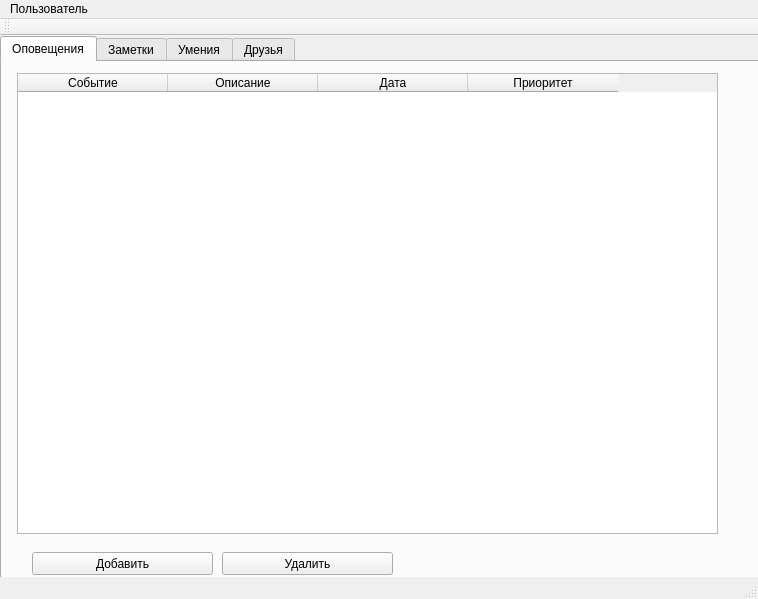
<?xml version="1.0" encoding="UTF-8"?>
<ui version="4.0">
 <class>MainWindow</class>
 <widget class="QMainWindow" name="MainWindow">
  <property name="geometry">
   <rect>
    <x>0</x>
    <y>0</y>
    <width>758</width>
    <height>599</height>
   </rect>
  </property>
  <property name="sizePolicy">
   <sizepolicy hsizetype="Fixed" vsizetype="Fixed">
    <horstretch>0</horstretch>
    <verstretch>0</verstretch>
   </sizepolicy>
  </property>
  <property name="minimumSize">
   <size>
    <width>758</width>
    <height>599</height>
   </size>
  </property>
  <property name="maximumSize">
   <size>
    <width>758</width>
    <height>599</height>
   </size>
  </property>
  <property name="windowTitle">
   <string>Помощник</string>
  </property>
  <property name="windowIcon">
   <iconset>
    <normaloff>../../../Temp/qwerty.png</normaloff>../../../Temp/qwerty.png</iconset>
  </property>
  <widget class="QWidget" name="centralWidget">
   <widget class="QTabWidget" name="MainTab">
    <property name="geometry">
     <rect>
      <x>0</x>
      <y>0</y>
      <width>761</width>
      <height>571</height>
     </rect>
    </property>
    <property name="sizePolicy">
     <sizepolicy hsizetype="Fixed" vsizetype="Fixed">
      <horstretch>0</horstretch>
      <verstretch>0</verstretch>
     </sizepolicy>
    </property>
    <property name="currentIndex">
     <number>0</number>
    </property>
    <widget class="QWidget" name="tab_1">
     <property name="toolTip">
      <string/>
     </property>
     <attribute name="title">
      <string>Оповещения</string>
     </attribute>
     <widget class="QTableWidget" name="EventsTable">
      <property name="geometry">
       <rect>
        <x>15</x>
        <y>11</y>
        <width>701</width>
        <height>461</height>
       </rect>
      </property>
      <attribute name="horizontalHeaderDefaultSectionSize">
       <number>150</number>
      </attribute>
      <column>
       <property name="text">
        <string>Событие</string>
       </property>
      </column>
      <column>
       <property name="text">
        <string>Описание</string>
       </property>
      </column>
      <column>
       <property name="text">
        <string>Дата</string>
       </property>
      </column>
      <column>
       <property name="text">
        <string>Приоритет</string>
       </property>
      </column>
     </widget>
     <widget class="QPushButton" name="AddEventButton">
      <property name="geometry">
       <rect>
        <x>30</x>
        <y>490</y>
        <width>181</width>
        <height>23</height>
       </rect>
      </property>
      <property name="text">
       <string>Добавить</string>
      </property>
      <property name="shortcut">
       <string>Ctrl+N</string>
      </property>
     </widget>
     <widget class="QPushButton" name="DelEventsButton">
      <property name="geometry">
       <rect>
        <x>220</x>
        <y>490</y>
        <width>171</width>
        <height>23</height>
       </rect>
      </property>
      <property name="text">
       <string>Удалить</string>
      </property>
      <property name="shortcut">
       <string>Del</string>
      </property>
     </widget>
    </widget>
    <widget class="QWidget" name="tab_2">
     <attribute name="title">
      <string>Заметки</string>
     </attribute>
     <widget class="QTextEdit" name="NotesTextField">
      <property name="geometry">
       <rect>
        <x>10</x>
        <y>10</y>
        <width>731</width>
        <height>511</height>
       </rect>
      </property>
     </widget>
    </widget>
    <widget class="QWidget" name="tab_3">
     <attribute name="title">
      <string>Умения</string>
     </attribute>
     <widget class="QListView" name="SkillsList">
      <property name="geometry">
       <rect>
        <x>450</x>
        <y>20</y>
        <width>281</width>
        <height>471</height>
       </rect>
      </property>
      <property name="sizePolicy">
       <sizepolicy hsizetype="Fixed" vsizetype="Fixed">
        <horstretch>0</horstretch>
        <verstretch>0</verstretch>
       </sizepolicy>
      </property>
     </widget>
     <widget class="QGroupBox" name="groupBox">
      <property name="geometry">
       <rect>
        <x>10</x>
        <y>20</y>
        <width>431</width>
        <height>431</height>
       </rect>
      </property>
      <property name="sizePolicy">
       <sizepolicy hsizetype="Fixed" vsizetype="Fixed">
        <horstretch>0</horstretch>
        <verstretch>0</verstretch>
       </sizepolicy>
      </property>
      <property name="title">
       <string>Детальная иформация</string>
      </property>
     </widget>
     <widget class="QPushButton" name="AddSkillButton">
      <property name="geometry">
       <rect>
        <x>10</x>
        <y>460</y>
        <width>211</width>
        <height>23</height>
       </rect>
      </property>
      <property name="text">
       <string>Добавить умение</string>
      </property>
     </widget>
     <widget class="QPushButton" name="DelSkillButton">
      <property name="geometry">
       <rect>
        <x>230</x>
        <y>460</y>
        <width>211</width>
        <height>23</height>
       </rect>
      </property>
      <property name="text">
       <string>Удалить умения</string>
      </property>
     </widget>
    </widget>
    <widget class="QWidget" name="tab_4">
     <attribute name="title">
      <string>Друзья</string>
     </attribute>
     <widget class="QTableWidget" name="FriendsTable">
      <property name="geometry">
       <rect>
        <x>10</x>
        <y>10</y>
        <width>731</width>
        <height>461</height>
       </rect>
      </property>
      <property name="minimumSize">
       <size>
        <width>731</width>
        <height>0</height>
       </size>
      </property>
      <attribute name="horizontalHeaderDefaultSectionSize">
       <number>150</number>
      </attribute>
      <column>
       <property name="text">
        <string>Имя</string>
       </property>
      </column>
      <column>
       <property name="text">
        <string>Статус</string>
       </property>
      </column>
      <column>
       <property name="text">
        <string>Описание</string>
       </property>
      </column>
      <column>
       <property name="text">
        <string>Дата последней встречи</string>
       </property>
      </column>
     </widget>
     <widget class="QPushButton" name="AddFriendButton">
      <property name="geometry">
       <rect>
        <x>20</x>
        <y>490</y>
        <width>181</width>
        <height>23</height>
       </rect>
      </property>
      <property name="text">
       <string>Добавить</string>
      </property>
      <property name="shortcut">
       <string>Ctrl+N</string>
      </property>
     </widget>
     <widget class="QPushButton" name="DelFriendsButton">
      <property name="geometry">
       <rect>
        <x>210</x>
        <y>490</y>
        <width>181</width>
        <height>23</height>
       </rect>
      </property>
      <property name="text">
       <string>Удалить</string>
      </property>
      <property name="shortcut">
       <string>Del</string>
      </property>
     </widget>
    </widget>
   </widget>
  </widget>
  <widget class="QMenuBar" name="menuBar">
   <property name="geometry">
    <rect>
     <x>0</x>
     <y>0</y>
     <width>758</width>
     <height>21</height>
    </rect>
   </property>
   <widget class="QMenu" name="menu">
    <property name="title">
     <string>Пользователь</string>
    </property>
    <addaction name="action_1"/>
    <addaction name="separator"/>
    <addaction name="action_2"/>
    <addaction name="separator"/>
    <addaction name="action_3"/>
   </widget>
   <addaction name="menu"/>
  </widget>
  <widget class="QToolBar" name="mainToolBar">
   <attribute name="toolBarArea">
    <enum>TopToolBarArea</enum>
   </attribute>
   <attribute name="toolBarBreak">
    <bool>false</bool>
   </attribute>
  </widget>
  <widget class="QStatusBar" name="statusBar"/>
  <action name="action_1">
   <property name="text">
    <string>Сменить пароль</string>
   </property>
  </action>
  <action name="action_2">
   <property name="text">
    <string>Сохранить</string>
   </property>
   <property name="shortcut">
    <string>Ctrl+S</string>
   </property>
  </action>
  <action name="action_3">
   <property name="text">
    <string>Выход</string>
   </property>
   <property name="shortcut">
    <string>Esc</string>
   </property>
  </action>
 </widget>
 <layoutdefault spacing="6" margin="11"/>
 <resources/>
 <connections/>
</ui>
